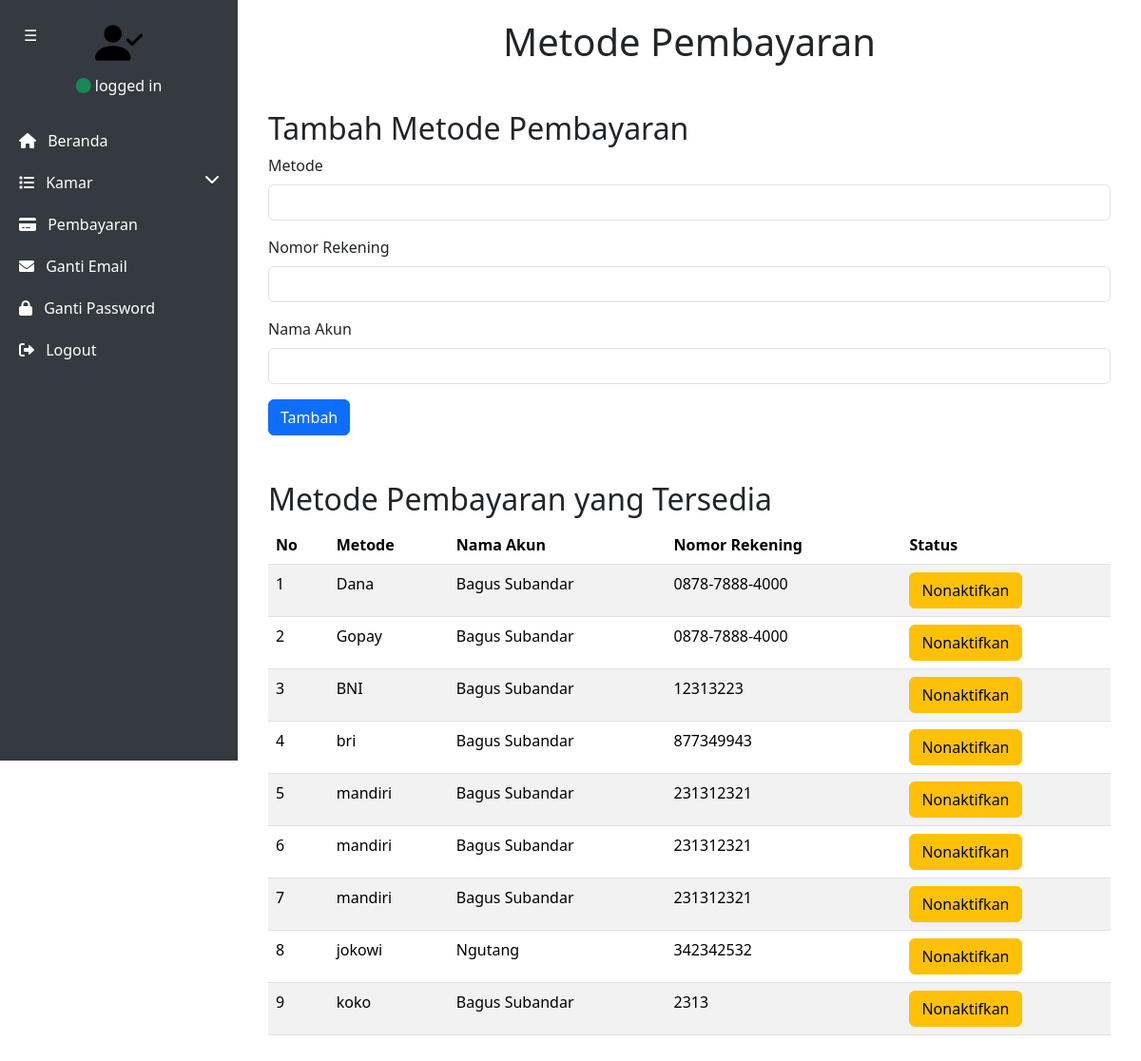
Page /dashboard/payments.php on the earlier database version.
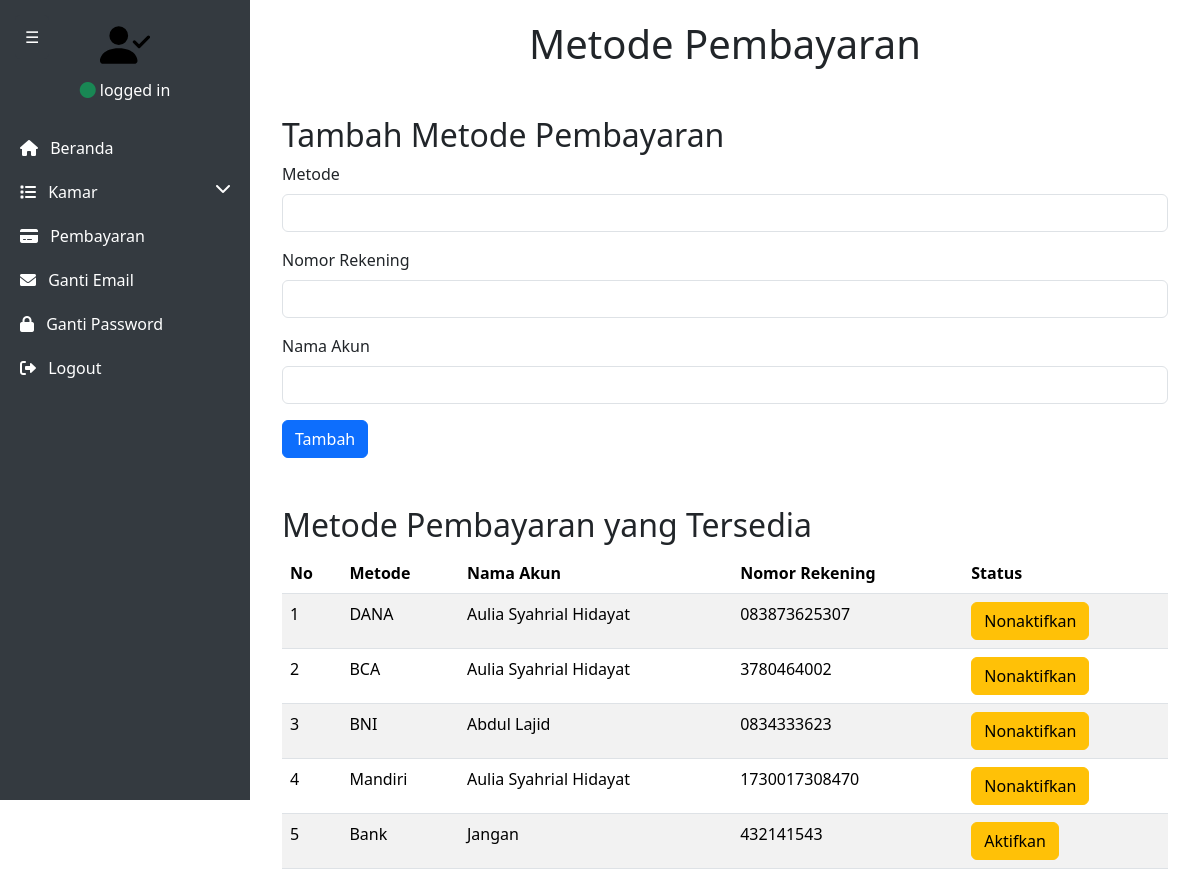
Same page on the later database version.
### tables this page shows
CREATE TABLE `pay_methods` (
  `id_pay_method` int NOT NULL,
  `method` varchar(50) DEFAULT NULL,
  `payment_number` varchar(50) DEFAULT NULL,
  `account_name` varchar(50) DEFAULT NULL,
  `active` tinyint(1) DEFAULT '1'
);

### dashboard/payments.php (the view, shortened to what this page needs)
<?php
require '../db/connection.php';
class PaymentManager {
    private $pdo;
    public function __construct($pdo) {
        $this->pdo = $pdo;
    }
    public function getAllPaymentMethods() {
        $stmt = $this->pdo->query("SELECT * FROM pay_methods");
        return $stmt->fetchAll(PDO::FETCH_ASSOC);
    }
}
$paymentManager = new PaymentManager($pdo);
$methods = $paymentManager->getAllPaymentMethods();
?>
<!doctype html>
<html lang="en">
<head>
<link rel="stylesheet" href="../css/admin.css">
<link rel="stylesheet" href="../css/togle.css">
<link href="https://cdn.jsdelivr.net/npm/bootstrap@5.3.2/dist/css/bootstrap.min.css" rel="stylesheet" />
<link href="https://cdnjs.cloudflare.com/ajax/libs/font-awesome/6.0.0-beta3/css/all.min.css" rel="stylesheet">
</head>
<body>
<div class="sidebar" id="sidebar">
    <div class="user-panel text-center mb-4">
        <img src="../img/person.svg" alt="admin" width="20%">
        <p class="mt-2"><i class="fa fa-circle text-success"></i> logged in</p>
    </div>
    <ul class="list-unstyled">
        <li><a href="index.php"><i class="fa fa-home me-2"></i> Beranda</a></li>
        <li>
            <a href="#" data-bs-toggle="collapse" data-bs-target="#dropdownMenu" aria-expanded="false" aria-controls="dropdownMenu">
                <i class="fa fa-list me-2"></i> Kamar <i class="fas fa-chevron-down float-end"></i>
            </a>
        </li>
        <li><a href="payments.php"><i class="fa fa-credit-card me-2"></i> Pembayaran</a></li>
        <li><a href="updateMail.php"><i class="fas fa-envelope me-2"></i> Ganti Email</a></li>
        <li><a href="updatePw.php"><i class="fa fa-lock me-2"></i> Ganti Password</a></li>
        <li><a href="#" onclick="confirmLogout();"><i class="fa fa-sign-out-alt me-2"></i> Logout</a></li>
    </ul>
</div>
<button class="toggle-btn" id="toggle-btn">☰</button>
<div class="content" id="content">
    <header>
        <h1 class="text-center mb-5">Metode Pembayaran</h1>
    </header>
    <div class="container">
        <h2>Tambah Metode Pembayaran</h2>
        <form method="post" id="add-method-form">
            <div class="mb-3">
                <label for="method" class="form-label">Metode</label>
                <input type="text" name="method" id="method" class="form-control" required />
            </div>
            <div class="mb-3">
                <label for="payment_number" class="form-label">Nomor Rekening</label>
                <input type="number" name="payment_number" id="payment_number" class="form-control" required />
            </div>
            <div class="mb-3">
                <label for="account_name" class="form-label">Nama Akun</label>
                <input type="text" name="account_name" id="account_name" class="form-control" required />
            </div>
            <button type="submit" class="btn btn-primary">Tambah</button>
        </form>
        <h2 class="mt-5">Metode Pembayaran yang Tersedia</h2>
        <table class="table table-striped">
            <thead>
                <tr>
                    <th>No</th>
                    <th>Metode</th>
                    <th>Nama Akun</th>
                    <th>Nomor Rekening</th>
                    <th>Status</th>
                </tr>
            </thead>
            <tbody>
                <?php
                $no = 1;
                foreach ($methods as $method) : ?>
                <tr>
                    <td><?= $no++; ?></td>
                    <td><?= htmlspecialchars($method['method']) ?></td>
                    <td><?= htmlspecialchars($method['account_name']) ?></td>
                    <td><?= htmlspecialchars($method['payment_number']) ?></td>
                    <td>
                    <a href="?toggle_id=<?= $method['id_pay_method'] ?>&active=<?= $method['active'] ?>" class="btn btn-warning">
                        <?= $method['active'] == 1 ? 'Nonaktifkan' : 'Aktifkan'; ?>
                    </a>
                    </td>
                </tr>
                <?php endforeach; ?>
            </tbody>
        </table>
    </div>
</div>
</body>
</html>

### css/admin.css (style rules this page uses)
body { display: flex; min-height: 100vh; margin: 0; font-family: "Open Sans", -apple-system, BlinkMacSystemFont, "Segoe UI", Roboto, Oxygen-Sans, Ubuntu, Cantarell, "Helvetica Neue", Helvetica, Arial, sans-serif; overflow-x: hidden; }
.sidebar { width: 250px; background-color: #343a40; color: white; height: auto; min-height: 100vh; position: fixed; top: 0; left: 0; transform: translateX(0); transition: transform 0.3s ease-in-out; z-index: 999; padding-top: 20px; }
.sidebar a { color: white; text-decoration: none; padding: 10px 20px; display: block; }
.content { margin-left: 250px; padding: 20px; flex: 1; transition: margin-left 0.3s ease-in-out; }

### css/togle.css (style rules this page uses)
.toggle-btn { position: fixed; top: 15px; left: 15px; background-color: #343a40; color: white; border: none; border-radius: 5px; padding: 10px; cursor: pointer; z-index: 1000; transition: left 0.3s ease-in-out; }

Differences in the rows shown:
removed pay_methods: method "Gopay", account_name "Bagus Subandar", payment_number "0878-7888-4000", active "Nonaktifkan"
removed pay_methods: method "bri", account_name "Bagus Subandar", payment_number "877349943", active "Nonaktifkan"
removed pay_methods: method "mandiri", account_name "Bagus Subandar", payment_number "231312321", active "Nonaktifkan"
removed pay_methods: method "mandiri", account_name "Bagus Subandar", payment_number "231312321", active "Nonaktifkan"
removed pay_methods: method "mandiri", account_name "Bagus Subandar", payment_number "231312321", active "Nonaktifkan"
removed pay_methods: method "jokowi", account_name "Ngutang", payment_number "342342532", active "Nonaktifkan"
removed pay_methods: method "koko", account_name "Bagus Subandar", payment_number "2313", active "Nonaktifkan"
changed pay_methods: method "Dana" → "DANA"; account_name "Bagus Subandar" → "Aulia Syahrial Hidayat"; payment_number "0878-7888-4000" → "083873625307"
added pay_methods: method "BCA", account_name "Aulia Syahrial Hidayat", payment_number "3780464002", active "Nonaktifkan"
changed pay_methods "BNI": account_name "Bagus Subandar" → "Abdul Lajid"; payment_number "12313223" → "0834333623"
added pay_methods: method "Mandiri", account_name "Aulia Syahrial Hidayat", payment_number "1730017308470", active "Nonaktifkan"
added pay_methods: method "Bank", account_name "Jangan", payment_number "432141543", active "Aktifkan"
